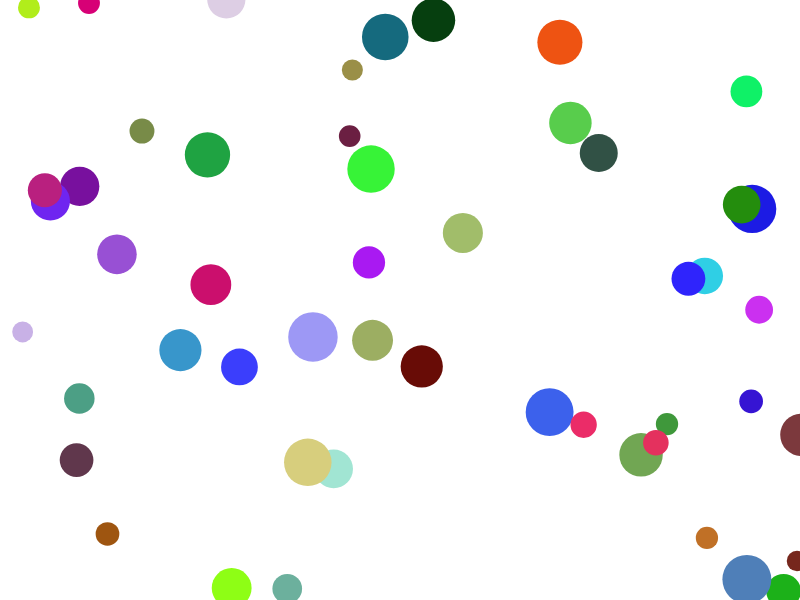
Frame 1 (no input)
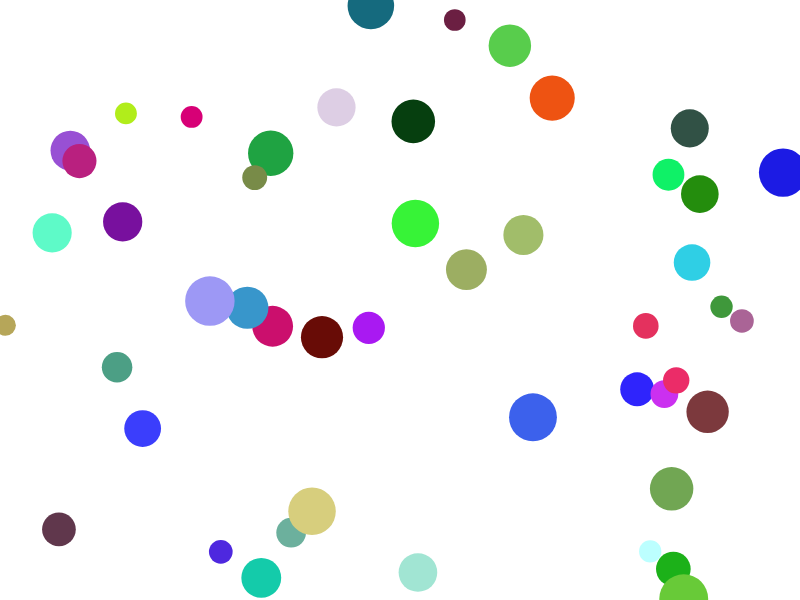
Frame 60 (no input)
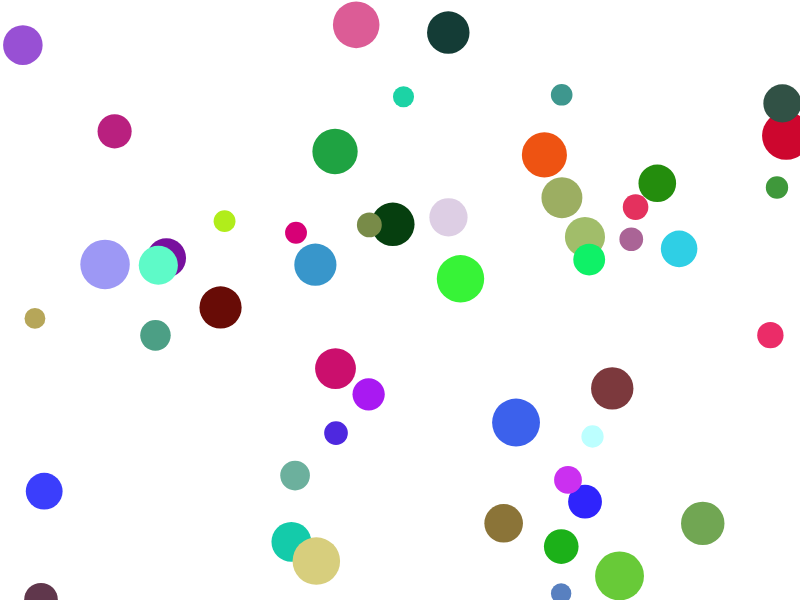
Frame 120 (the mouse pressed at the canvas centre since frame 60)

The p5.js sketch that drew these frames (run headless with seeded random() and noise() and a simulated clock; from frame 60 on, the mouse is pressed at the canvas centre):

// p5.js sketch
// ── sketch.js
// Exercise 5: Natalie Annabelle 

// This animated composition uses an array of shapes that move across the canvas, 
//changing color when they bounce off the edges. 

let shapes = []; // Array to store shape objects
let numShapes = 50; // Number of shapes

function setup() {
  createCanvas(800, 600);
  for (let i = 0; i < numShapes; i++) {
    shapes.push(new Shape(random(width), random(height))); // Add shape objects to the array
  }
}

function draw() {
  background(255); // Clear the background with white
  for (let shape of shapes) {
    shape.update(); // Update each shape's position and color
    shape.display(); // Draw the shape
  }
}

// Shape class to define properties and methods for shapes
class Shape {
  constructor(x, y) {
    this.x = x;
    this.y = y;
    this.size = random(20, 50);
    this.color = color(random(255), random(255), random(255)); // Random initial color
    this.speed = createVector(random(-2, 2), random(-2, 2)); // Random speed
  }

  update() {
    this.x += this.speed.x; // Update position based on speed
    this.y += this.speed.y;

    // Bounce off edges of the canvas
    if (this.x < 0 || this.x > width) {
      this.speed.x *= -1; // Reverse direction
      this.color = color(random(255), random(255), random(255)); // Change color on bounce
    }
    if (this.y < 0 || this.y > height) {
      this.speed.y *= -1; // Reverse direction
      this.color = color(random(255), random(255), random(255)); // Change color on bounce
    }
  }

  display() {
    fill(this.color);
    noStroke();
    ellipse(this.x, this.y, this.size); // Draw the shape
  }
}
